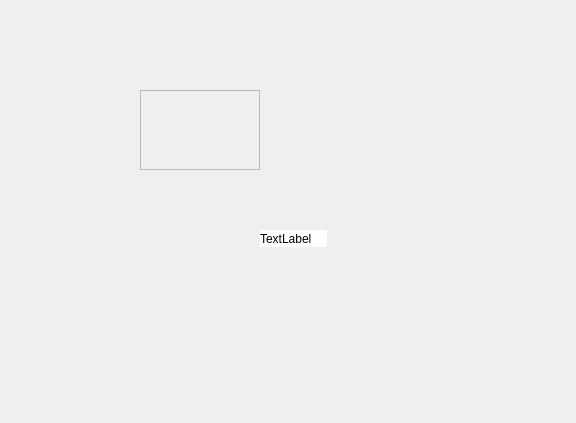
<?xml version="1.0" encoding="UTF-8"?>
<ui version="4.0">
 <class>chatWidget</class>
 <widget class="QWidget" name="chatWidget">
  <property name="geometry">
   <rect>
    <x>0</x>
    <y>0</y>
    <width>576</width>
    <height>423</height>
   </rect>
  </property>
  <property name="windowTitle">
   <string>Form</string>
  </property>
  <widget class="QScrollArea" name="scrollArea">
   <property name="geometry">
    <rect>
     <x>140</x>
     <y>90</y>
     <width>120</width>
     <height>80</height>
    </rect>
   </property>
   <property name="widgetResizable">
    <bool>true</bool>
   </property>
   <widget class="QWidget" name="scrollAreaWidgetContents">
    <property name="geometry">
     <rect>
      <x>0</x>
      <y>0</y>
      <width>118</width>
      <height>78</height>
     </rect>
    </property>
   </widget>
  </widget>
  <widget class="QLabel" name="label">
   <property name="geometry">
    <rect>
     <x>260</x>
     <y>230</y>
     <width>67</width>
     <height>17</height>
    </rect>
   </property>
   <property name="styleSheet">
    <string notr="true">background-color: rgb(255, 255, 255);</string>
   </property>
   <property name="text">
    <string>TextLabel</string>
   </property>
  </widget>
 </widget>
 <resources/>
 <connections/>
</ui>
